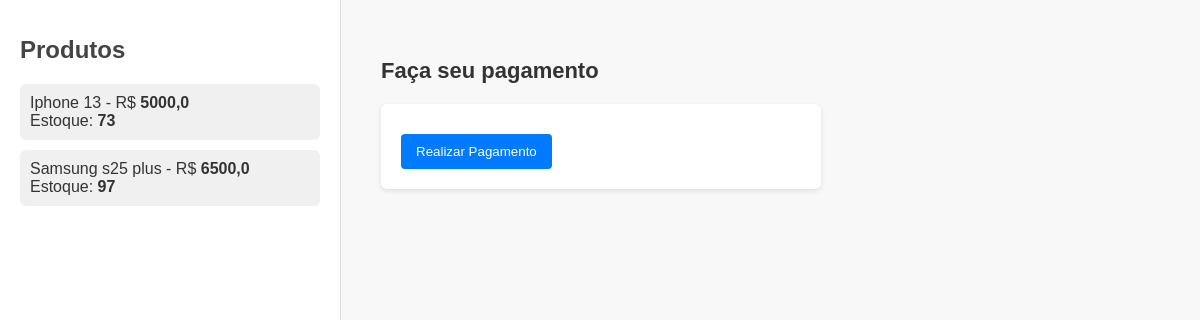
/site_principal/, run on an earlier commit of the app's database.
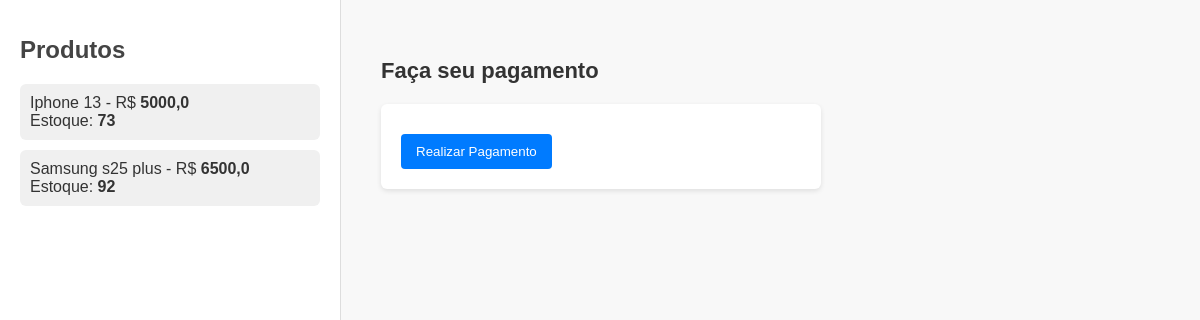
And on a later commit of the database.
### todos/models.py (models this page shows, shortened)
class Produto(models.Model):
    nome = models.CharField(max_length=100)
    preco = models.FloatField()
    estoque = models.IntegerField()
    descricao = models.CharField(max_length=200)
    disponivel = models.BooleanField(default=True)

### todos/views.py (the view)
# urls.py: path('site_principal/', views.lista_produtos, name='site_primario'),
def lista_produtos(request):
    produtos = Produto.objects.filter(estoque__gt=0, disponivel=True)
    return render(request, 'site.html', {'produtos': produtos})

### todos/templates/site.html (shortened to what this page needs)
{% load static %}
<!DOCTYPE html>
<html lang="pt-br">
<head>
    <link rel="stylesheet" href="{% static 'css/style3.css' %}">
</head>
<body>
    <div class="sidebar">
        <h1>Produtos</h1>
        <ul>
            {% for produto in produtos %}
            <li>
                {{ produto.nome }} - R$ <b>{{ produto.preco }}</b><br>
                Estoque: <b>{{ produto.estoque }}</b>
            </li>
            {% endfor %}
        </ul>
    </div>
    <div class="content">
        <h2>Faça seu pagamento</h2>
        <form action="{% url 'pagar_produto' %}" method="post">
            <button type="submit">Realizar Pagamento</button>
        </form>
    </div>
</body>
</html>

### todos/static/css/style3.css (style rules this page uses)
body { margin: 0; font-family: Arial, sans-serif; background-color: #f8f8f8; color: #333; display: flex; flex-direction: row; min-height: 100vh; }
.sidebar { width: 300px; background-color: #ffffff; padding: 20px; border-right: 1px solid #ddd; }
.sidebar h1 { font-size: 24px; margin-bottom: 20px; color: #444; }
.sidebar ul { list-style: none; padding: 0; }
.sidebar li { padding: 10px; margin-bottom: 10px; background-color: #f0f0f0; border-radius: 6px; text-align: left; font-size: 16px; }
.content { flex: 1; padding: 40px; }
h2 { font-size: 22px; margin-bottom: 20px; }
form { max-width: 400px; background-color: #fff; padding: 20px; border-radius: 6px; box-shadow: 0 2px 5px rgba(0, 0, 0, 0.1); }
form button { margin-top: 10px; padding: 10px 15px; background-color: #007bff; color: white; border: none; border-radius: 4px; cursor: pointer; }

What changed in the data, as far as the page shows it:
changed Produto "Samsung s25 plus": estoque "97" → "92"
